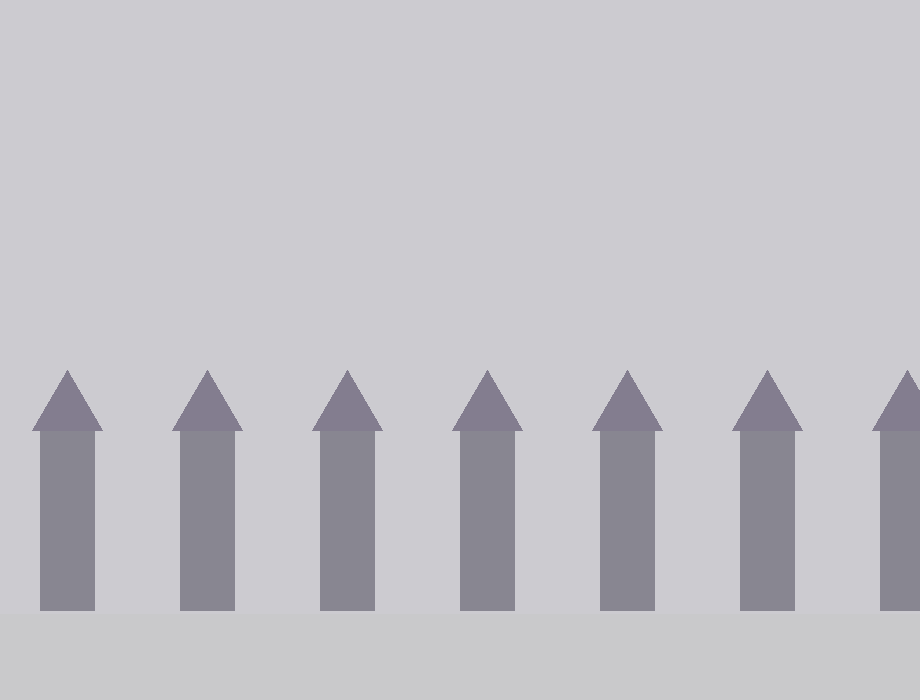
#> input picture assets/backgrounds/castleDungeon-bg.png, 920 x 700 px, given in place of hero-adventurer.png, which was not available; the run also reads 1 picture not shown here
$ python generate_requested_assets.py
#> lines starting #> are read from the running program, lines starting #| are printed output that depends on the picture; pictures that were not available may be replaced by others from this repository, and a replacement may not be noted
from __future__ import annotations

import colorsys
import math
import re
from pathlib import Path

from PIL import Image, ImageDraw, ImageEnhance, ImageFilter


ROOT = Path(__file__).resolve().parents[1]
ASSETS = ROOT / "assets"


def ensure() -> None:
    for path in [
        ASSETS / "backgrounds",
        ASSETS / "sprites" / "player",
        ASSETS / "sprites" / "weapons",
        ASSETS / "sprites" / "fx" / "proj",
        ASSETS / "ui" / "items",
    ]:
        path.mkdir(parents=True, exist_ok=True)


def rgba(hex_color: str, alpha: int = 255) -> tuple[int, int, int, int]:
    hex_color = hex_color.strip("#")
    return (int(hex_color[0:2], 16), int(hex_color[2:4], 16), int(hex_color[4:6], 16), alpha)


def tint_image(img: Image.Image, color: str, strength: float = 0.45) -> Image.Image:
    img = img.convert("RGBA")
    r, g, b, _ = rgba(color)
    tint = Image.new("RGBA", img.size, (r, g, b, 0))
    alpha = img.getchannel("A").point(lambda a: int(a * strength))
    tint.putalpha(alpha)
    return Image.alpha_composite(img, tint)


def fit_crop(img: Image.Image, size: tuple[int, int], y_bias: float = 0.55) -> Image.Image:
    img = img.convert("RGBA")
    w, h = img.size
    tw, th = size
    scale = max(tw / w, th / h)
    nw, nh = int(w * scale), int(h * scale)
    resized = img.resize((nw, nh), Image.Resampling.LANCZOS)
    x = max(0, (nw - tw) // 2)
    y = max(0, int((nh - th) * y_bias))
    return resized.crop((x, y, x + tw, y + th))


def bbox_in_region(img: Image.Image, box: tuple[int, int, int, int], pad: int = 12) -> tuple[int, int, int, int]:
    region = img.crop(box).convert("RGBA")
    alpha_box = region.getchannel("A").getbbox()
    if not alpha_box:
        return box
    x1, y1, x2, y2 = alpha_box
    return (
        max(0, box[0] + x1 - pad),
        max(0, box[1] + y1 - pad),
        min(img.width, box[0] + x2 + pad),
        min(img.height, box[1] + y2 + pad),
    )


def crop_region(src: Path, box: tuple[int, int, int, int], out: Path, pad: int = 12, size: tuple[int, int] | None = None) -> None:
    img = Image.open(src).convert("RGBA")
    real = bbox_in_region(img, box, pad)
    crop = img.crop(real)
    if size:
        crop.thumbnail(size, Image.Resampling.LANCZOS)
        canvas = Image.new("RGBA", size, (0, 0, 0, 0))
        canvas.alpha_composite(crop, ((size[0] - crop.width) // 2, size[1] - crop.height))
        crop = canvas
    crop.save(out)


def draw_background_overlay(img: Image.Image, map_id: str, theme: str) -> Image.Image:
    img = img.convert("RGBA")
    d = ImageDraw.Draw(img, "RGBA")
    w, h = img.size
    if theme == "meadow":
        d.rectangle((0, h - 155, w, h), fill=(50, 118, 42, 36))
        for i in range(9):
            x = (i * 127 + len(map_id) * 31) % w
            y = h - 118 - (i % 3) * 16
            d.ellipse((x - 32, y - 16, x + 32, y + 16), fill=(86, 160, 62, 95))
        if "snail" in map_id:
            for x in range(90, w, 190):
                d.arc((x, h - 108, x + 48, h - 60), 20, 330, fill=(72, 132, 190, 120), width=5)
    elif theme == "forest":
        d.rectangle((0, 0, w, h), fill=(12, 40, 24, 42))
        for x in range(-40, w, 115):
            d.polygon([(x, h - 120), (x + 52, h - 260), (x + 104, h - 120)], fill=(22, 72, 34, 105))
            d.rectangle((x + 46, h - 124, x + 58, h - 70), fill=(70, 44, 26, 120))
    elif theme == "cave":
        d.rectangle((0, 0, w, h), fill=(20, 16, 46, 65))
        for x in range(40, w, 120):
            col = (96, 220, 255, 120) if x % 240 else (210, 120, 255, 120)
            d.polygon([(x, h - 92), (x + 18, h - 170), (x + 36, h - 92)], fill=col)
            d.polygon([(x + 14, 0), (x + 34, 108), (x + 52, 0)], fill=(25, 20, 58, 155))
    elif theme == "snow":
        d.rectangle((0, 0, w, h), fill=(155, 220, 255, 40))
        d.rectangle((0, h - 120, w, h), fill=(228, 248, 255, 86))
        for x in range(70, w, 145):
            d.polygon([(x, h - 105), (x + 46, h - 220), (x + 92, h - 105)], fill=(230, 248, 255, 130))
    elif theme == "lava":
        d.rectangle((0, 0, w, h), fill=(96, 18, 8, 52))
        for x in range(-80, w, 160):
            d.polygon([(x, h), (x + 75, h - 118), (x + 150, h)], fill=(255, 78, 24, 95))
            d.line((x + 75, h - 118, x + 112, h - 18), fill=(255, 202, 74, 150), width=5)
    elif theme == "castle":
        d.rectangle((0, 0, w, h), fill=(18, 12, 34, 54))
        for x in range(40, w, 140):
            d.rectangle((x, h - 270, x + 54, h - 90), fill=(32, 28, 48, 135))
            d.polygon([(x - 8, h - 270), (x + 27, h - 330), (x + 62, h - 270)], fill=(45, 34, 65, 150))
    d.rectangle((0, h - 86, w, h), fill=(6, 8, 18, 55))
    return img


def generate_backgrounds() -> None:
    specs = {
        "meadow": ("meadow", "meadow-bg.png"),
        "forest": ("forest", "forest-bg.png"),
        "cave": ("cave", "cave-bg.png"),
        "altar": ("altar", "shrine-bg.png"),
        "town": ("meadow", "meadow-bg.png"),
        "meadowHill": ("meadow", "meadow-bg.png"),
        "snailHill": ("meadow", "meadow-bg.png"),
        "deepForest": ("forest", "forest-bg.png"),
        "antTunnel": ("cave", "cave-bg.png"),
        "crystalDepths": ("cave", "cave-bg.png"),
        "snowField": ("snow", "snow-bg.png"),
        "snowPeak": ("snow", "snow-bg.png"),
        "iceCave": ("snow", "snow-bg.png"),
        "frostValley": ("snow", "snow-bg.png"),
        "yetiLair": ("snow", "snow-bg.png"),
        "lavaPath": ("lava", "lava-bg.png"),
        "lavaBridge": ("lava", "lava-bg.png"),
        "lavaCore": ("lava", "lava-bg.png"),
        "emberCave": ("lava", "lava-bg.png"),
        "flameAltar": ("lava", "lava-bg.png"),
        "castleGate": ("castle", "castle-bg.png"),
        "castleHall": ("castle", "castle-bg.png"),
        "castleDungeon": ("castle", "castle-bg.png"),
        "castleTower": ("castle", "castle-bg.png"),
        "throneRoom": ("castle", "castle-bg.png"),
    }
    for map_id, (theme, base_file) in specs.items():
        out = ASSETS / "backgrounds" / f"{map_id}-bg.png"
        if out.exists():
            continue
        base = Image.open(ASSETS / "backgrounds" / base_file)
        bg = fit_crop(base, (920, 700))
        bg = draw_background_overlay(bg, map_id, theme)
        bg.save(out)


def generate_heroes() -> None:
    base = Image.open(ASSETS / "sprites" / "player" / "hero-adventurer.png").convert("RGBA")
#> base is the input picture: PIL image 920x700 RGBA; mean R, G, B, A 18.6, 13.7, 34.2, 64.7
    specs = {
        "hero-warrior.png": ("#e8542f", "warrior"),
        "hero-magician.png": ("#7a5cff", "magician"),
        "hero-archer.png": ("#3fae5a", "archer"),
        "hero-thief.png": ("#9b59b6", "thief"),
        "hero-pirate.png": ("#e67e22", "pirate"),
    }
    for name, (color, kind) in specs.items():
        out = ASSETS / "sprites" / "player" / name
        if out.exists():
            continue
        img = tint_image(base, color, 0.18)
        d = ImageDraw.Draw(img, "RGBA")
        w, h = img.size
        col = rgba(color, 225)
        if kind == "magician":
            d.polygon([(w * 0.35, h * 0.1), (w * 0.52, h * -0.03), (w * 0.66, h * 0.18)], fill=col, outline=(50, 28, 90, 220))
            d.rectangle((w * 0.36, h * 0.18, w * 0.68, h * 0.22), fill=(236, 205, 92, 230))
            d.line((w * 0.22, h * 0.56, w * 0.07, h * 0.22), fill=(120, 80, 45, 230), width=8)
            d.ellipse((w * 0.02, h * 0.13, w * 0.14, h * 0.25), fill=(165, 120, 255, 220))
        elif kind == "archer":
            d.arc((w * 0.02, h * 0.28, w * 0.28, h * 0.72), -90, 90, fill=(120, 74, 32, 230), width=7)
            d.line((w * 0.15, h * 0.3, w * 0.16, h * 0.7), fill=(235, 235, 210, 180), width=2)
            d.polygon([(w * 0.62, h * 0.42), (w * 0.9, h * 0.58), (w * 0.62, h * 0.75)], fill=rgba("#2c8f4a", 160))
        elif kind == "thief":
            d.polygon([(w * 0.28, h * 0.13), (w * 0.55, h * 0.01), (w * 0.77, h * 0.18), (w * 0.61, h * 0.28), (w * 0.38, h * 0.26)], fill=rgba("#38234f", 210))
            d.rectangle((w * 0.28, h * 0.31, w * 0.58, h * 0.38), fill=(30, 24, 38, 205))
            d.line((w * 0.17, h * 0.62, w * 0.36, h * 0.48), fill=(210, 218, 230, 230), width=5)
        elif kind == "pirate":
            d.pieslice((w * 0.28, h * 0.1, w * 0.75, h * 0.33), 180, 360, fill=rgba("#382018", 230), outline=(30, 20, 15, 220))
            d.rectangle((w * 0.33, h * 0.2, w * 0.7, h * 0.25), fill=col)
            d.line((w * 0.17, h * 0.58, w * 0.02, h * 0.63), fill=(80, 70, 65, 230), width=9)
            d.rectangle((w * 0.00, h * 0.60, w * 0.15, h * 0.66), fill=(90, 70, 55, 230))
        else:
            d.polygon([(w * 0.66, h * 0.28), (w * 0.92, h * 0.42), (w * 0.72, h * 0.56)], fill=rgba("#b72f2a", 170))
        img.save(out)
#> this loop made 5 passes
#> pass 1, in tint_image, `alpha = img.getchannel("A").point(lambda a: int(a * strength))`:
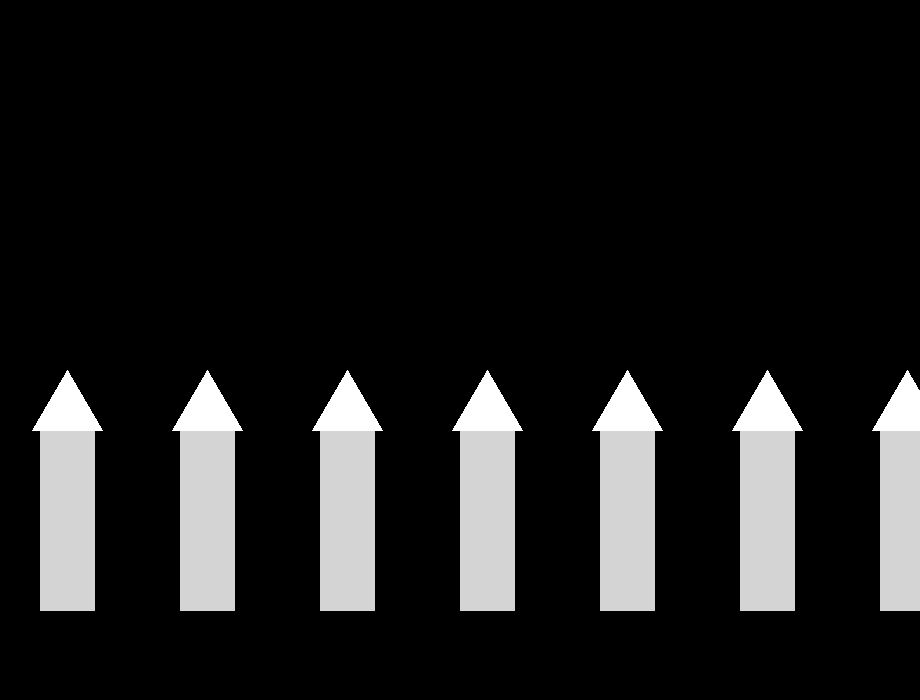
#> alpha: PIL image 920x700 L; min 9, max 27, mean 11; drawn with min black and max white
#> pass 1, in generate_heroes, `img.save(out)`:
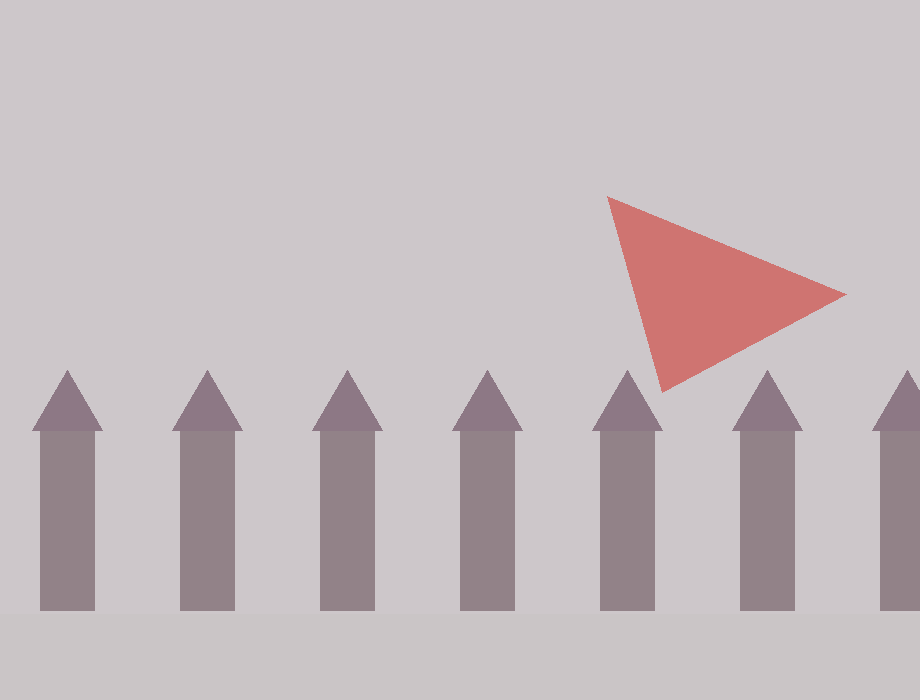
#> saved as hero-warrior.png: PIL image 920x700 RGBA; mean R, G, B, A 55.1, 25.2, 36.3, 75.8; transparent parts drawn white
#> after the loop:
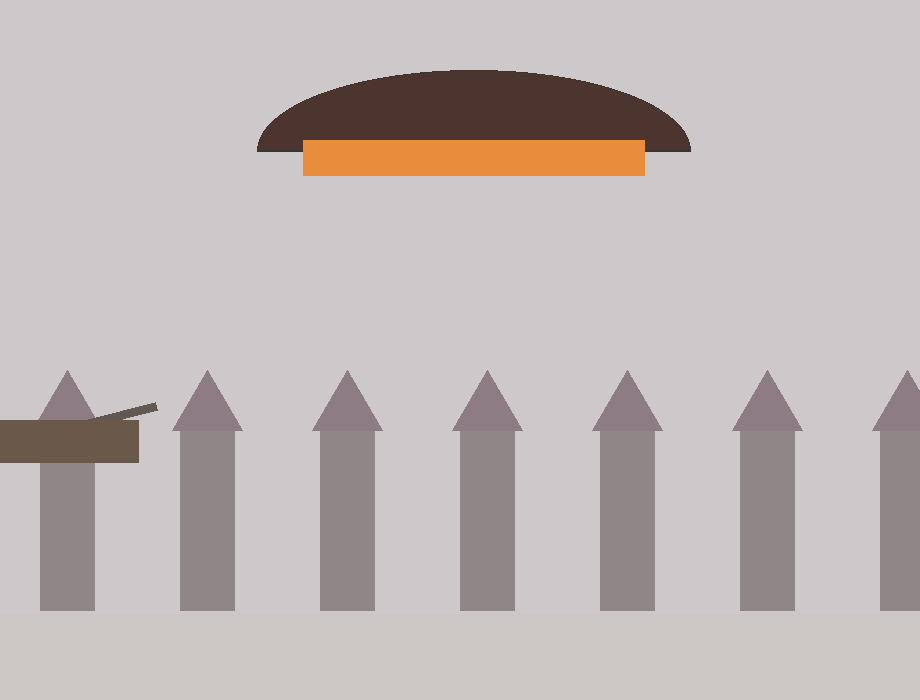
#> img: PIL image 920x700 RGBA; mean R, G, B, A 53.8, 32.8, 33.9, 83; transparent parts drawn white


WEAPONS = {
    "woodSword": ("sword", "#8a5a33"),
    "ironSword": ("sword", "#aab2bd"),
    "battleAxe": ("axe", "#9aa0a6"),
    "mapleSword": ("sword", "#e8542f"),
    "warMace": ("mace", "#b8923e"),
    "kingSword": ("sword", "#f1c40f"),
    "dragonSlayer": ("axe", "#e74c3c"),
    "darkBlade": ("sword", "#6c5ce7"),
    "beginnerWand": ("wand", "#a29bfe"),
    "mapleWand": ("wand", "#e8542f"),
    "crystalStaff": ("staff", "#74e0ff"),
    "flameStaff": ("staff", "#ff7a3a"),
    "arcaneStaff": ("staff", "#b06ad8"),
    "voidStaff": ("staff", "#5c3aa8"),
    "beginnerBow": ("bow", "#c8a85a"),
    "hunterBow": ("bow", "#8e5a2b"),
    "mapleBow": ("bow", "#e8542f"),
    "windBow": ("bow", "#4fae8a"),
    "stormCrossbow": ("crossbow", "#5a93e8"),
    "phoenixBow": ("bow", "#ff7a3a"),
    "beginnerDagger": ("dagger", "#bdc3c7"),
    "steelDagger": ("dagger", "#95a5a6"),
    "mapleDagger": ("dagger", "#e8542f"),
    "shadowClaw": ("claw", "#9b59b6"),
    "venomDagger": ("dagger", "#27ae60"),
    "darkClaw": ("claw", "#6c5ce7"),
    "beginnerKnuckle": ("knuckle", "#c8a85a"),
    "ironKnuckle": ("knuckle", "#95a5a6"),
    "mapleKnuckle": ("knuckle", "#e8542f"),
    "pirateGun": ("gun", "#7f8c8d"),
    "cannonGun": ("gun", "#34495e"),
    "krakenKnuckle": ("knuckle", "#16a085"),
}


def glow(draw: ImageDraw.ImageDraw, xy, color: str, radius: int = 16) -> None:
    x, y = xy
    for r in range(radius, 2, -3):
        a = int(90 * (r / radius) ** 2)
        draw.ellipse((x - r, y - r, x + r, y + r), fill=rgba(color, a))


def generate_weapons() -> None:
    for wid, (kind, color) in WEAPONS.items():
        img = Image.new("RGBA", (120, 320), (0, 0, 0, 0))
        d = ImageDraw.Draw(img, "RGBA")
        outline = (45, 32, 38, 230)
        metal = (236, 242, 250, 255)
        c = rgba(color)
        if kind in {"sword", "dagger"}:
            length = 210 if kind == "sword" else 150
            width = 20 if kind == "sword" else 16
            top = 25 if kind == "sword" else 70
            d.polygon([(60, top), (60 + width, top + length), (60, top + length + 26), (60 - width, top + length)], fill=metal, outline=outline)
            d.polygon([(60, top + 8), (60 + width - 7, top + length), (60, top + length + 15)], fill=rgba(color, 185))
            d.rounded_rectangle((30, top + length, 90, top + length + 14), radius=6, fill=rgba("#d7a43e"), outline=outline, width=3)
            d.rounded_rectangle((52, top + length + 10, 68, 302), radius=7, fill=rgba("#5a351a"), outline=outline, width=3)
        elif kind == "axe":
            d.rounded_rectangle((53, 55, 67, 302), radius=7, fill=rgba("#5a351a"), outline=outline, width=3)
            d.pieslice((20, 52, 92, 146), 80, 285, fill=metal, outline=outline)
            d.pieslice((36, 80, 108, 174), 250, 95, fill=tint_tuple(c, 0.8), outline=outline)
            glow(d, (72, 110), color, 14)
        elif kind == "mace":
            d.rounded_rectangle((53, 95, 67, 302), radius=7, fill=rgba("#5a351a"), outline=outline, width=3)
            d.ellipse((28, 35, 92, 102), fill=tint_tuple(c, 0.9), outline=outline, width=4)
            for a in range(0, 360, 45):
                x = 60 + math.cos(math.radians(a)) * 42
                y = 68 + math.sin(math.radians(a)) * 42
                d.polygon([(60, 68), (x, y), (60 + math.cos(math.radians(a + 14)) * 28, 68 + math.sin(math.radians(a + 14)) * 28)], fill=rgba("#eadfba", 180))
        elif kind in {"wand", "staff"}:
            d.rounded_rectangle((54, 48, 66, 304), radius=6, fill=rgba("#6a4324"), outline=outline, width=3)
            if kind == "staff":
                d.line((60, 48, 60, 304), fill=rgba(color, 120), width=4)
            glow(d, (60, 45), color, 28)
            d.ellipse((38, 22, 82, 66), fill=rgba(color, 220), outline=outline, width=4)
            d.ellipse((50, 34, 70, 54), fill=(255, 255, 255, 180))
        elif kind in {"bow", "crossbow"}:
            d.arc((20, 32, 100, 292), 82, 278, fill=rgba(color), width=9)
            d.line((58, 42, 58, 282), fill=(240, 232, 205, 230), width=3)
            if kind == "crossbow":
                d.rounded_rectangle((24, 142, 96, 166), radius=6, fill=rgba("#604220"), outline=outline, width=3)
                d.line((24, 154, 96, 154), fill=rgba(color), width=5)
        elif kind == "claw":
            for x in [42, 58, 74]:
                d.polygon([(x, 42), (x + 12, 185), (x + 2, 206), (x - 10, 185)], fill=metal, outline=outline)
            d.rounded_rectangle((28, 198, 88, 260), radius=22, fill=rgba(color, 220), outline=outline, width=4)
        elif kind == "knuckle":
            d.rounded_rectangle((28, 116, 92, 196), radius=24, fill=rgba(color, 225), outline=outline, width=4)
            for x in [38, 52, 66, 80]:
                d.ellipse((x - 8, 82, x + 8, 126), fill=metal, outline=outline, width=3)
            d.rounded_rectangle((42, 190, 78, 250), radius=14, fill=rgba("#5a351a"), outline=outline, width=3)
        elif kind == "gun":
            d.rounded_rectangle((28, 92, 98, 126), radius=8, fill=rgba(color), outline=outline, width=4)
            d.rectangle((12, 100, 34, 116), fill=metal, outline=outline)
            d.polygon([(65, 124), (86, 192), (66, 194), (52, 128)], fill=rgba("#5a351a"), outline=outline)
            d.ellipse((84, 84, 108, 108), fill=rgba("#caa45a"), outline=outline)
        d.ellipse((50, 276, 70, 306), fill=rgba("#caa45a"), outline=outline, width=3)
        img.save(ASSETS / "sprites" / "weapons" / f"weapon_{wid}.png")
#> this loop made 32 passes
#> pass 1, in generate_weapons, `img.save(ASSETS / "sprites" / "weapons" / f"weapon_{wid}.png")`:
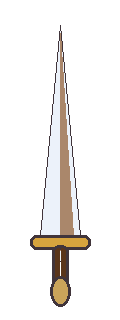
#> saved as weapon_woodSword.png: PIL image 120x320 RGBA; mean R, G, B, A 26.9, 23.8, 21, 37.9; transparent parts drawn white
#> pass 2, in generate_weapons, `img.save(ASSETS / "sprites" / "weapons" / f"weapon_{wid}.png")`:
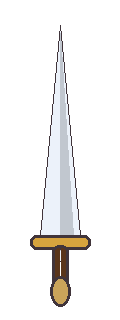
#> saved as weapon_ironSword.png: PIL image 120x320 RGBA; mean R, G, B, A 28.2, 27.3, 26.4, 37.9; transparent parts drawn white
#> after the loop:
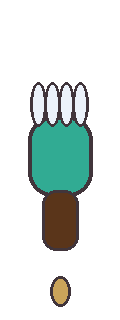
#> img: PIL image 120x320 RGBA; mean R, G, B, A 18.3, 28.9, 25.3, 55.8; transparent parts drawn white


def tint_tuple(c: tuple[int, int, int, int], mul: float) -> tuple[int, int, int, int]:
    return (min(255, int(c[0] * mul)), min(255, int(c[1] * mul)), min(255, int(c[2] * mul)), c[3])


def crop_actor_component(out_name: str, box: tuple[int, int, int, int], size: tuple[int, int]) -> None:
    crop_region(ASSETS / "sprites" / "actors.png", box, ASSETS / "sprites" / out_name, 18, size)
#> in bbox_in_region, `region = img.crop(box).convert("RGBA")`: region: PIL image 600x540 RGBA; every value is 0
#> in bbox_in_region, `alpha_box = region.getchannel("A").getbbox()`: alpha_box = None
#> in crop_region, `real = bbox_in_region(img, box, pad)`: real = (920, 420, 1520, 960)
#> in crop_region, `crop.thumbnail(size, Image.Resampling.LANCZOS)`: crop: PIL image 320x288 RGBA; every value is 0
#> in crop_region, `canvas = Image.new("RGBA", size, (0, 0, 0, 0))`: canvas: PIL image 320x320 RGBA; every value is 0


def generate_monsters() -> None:
    sprites = ASSETS / "sprites"
    crop_actor_component("mob_boss.png", (920, 420, 1520, 960), (320, 320))
    transforms = {
        "mob_boar.png": ("mob_pig.png", "#7a3b2a", 0.20, 1.05),
        "mob_fireGoblin.png": ("mob_goblin.png", "#ff4f24", 0.42, 1.12),
        "mob_redSnail.png": ("mob_blue_snail.png", "#e84848", 0.55, 1.05),
        "mob_spore.png": ("mob_zombie_mushroom.png", "#83c86a", 0.38, 0.72),
        "mob_iceSlime.png": ("mob_bubbling.png", "#74e0ff", 0.58, 1.2),
        "mob_lavaSlime.png": ("mob_bubbling.png", "#ff5a24", 0.65, 1.05),
        "mob_magmaGolem.png": ("mob_stump.png", "#ff4b24", 0.45, 1.08),
        "mob_zombie.png": ("mob_mummy.png", "#64a05e", 0.35, 0.95),
        "mob_darkKnight.png": ("mob_darklord.png", "#34304a", 0.28, 0.82),
        "mob_yetiKing.png": ("mob_yeti.png", "#dff6ff", 0.22, 1.24),
        "mob_flameDrake.png": ("mob_drake.png", "#ff7a24", 0.34, 1.18),
        "mob_darkLord.png": ("mob_darklord.png", "#7042d8", 0.30, 1.12),
    }
    for out_name, (base_name, color, strength, scale) in transforms.items():
        out = sprites / out_name
        if out.exists():
            continue
        base = Image.open(sprites / base_name).convert("RGBA")
        img = tint_image(base, color, strength)
#> in tint_image (call 6), `tint.putalpha(alpha)`:
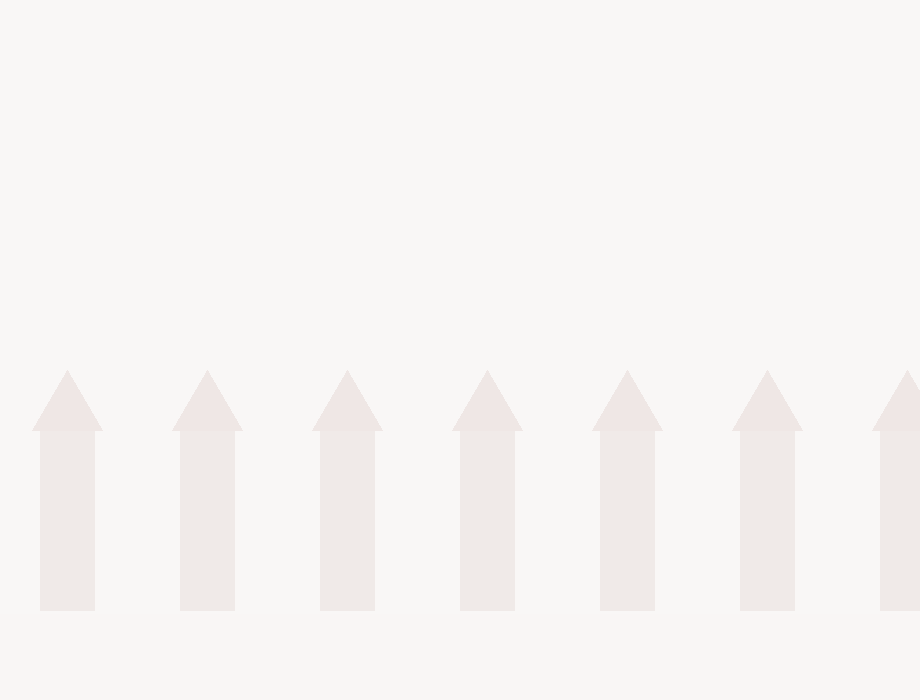
#> tint: PIL image 920x700 RGBA; mean R, G, B, A 122, 59, 42, 12.3; transparent parts drawn white
        if scale != 1:
            nw, nh = int(img.width * scale), int(img.height * scale)
#> nw = 966; nh = 735
            img = img.resize((nw, nh), Image.Resampling.LANCZOS)
#> img: PIL image 966x735 RGBA
        img.save(out)
    draw_penguin(sprites / "mob_penguin.png")
    draw_snowman(sprites / "mob_snowman.png")
    draw_skeleton(sprites / "mob_skeleton.png")


# [198 lines left out: functions draw_penguin, draw_snowman, draw_skeleton, generate_projectiles, generate_ui, draw_item_icon and 2 more, not called in this run]


def main() -> None:
    ensure()
    generate_backgrounds()
    generate_heroes()
    generate_weapons()
    generate_monsters()
    generate_projectiles()
    generate_ui()
    generate_item_icons()


if __name__ == "__main__":
#> (the run stopped early here; a loop or call above may not have finished)
